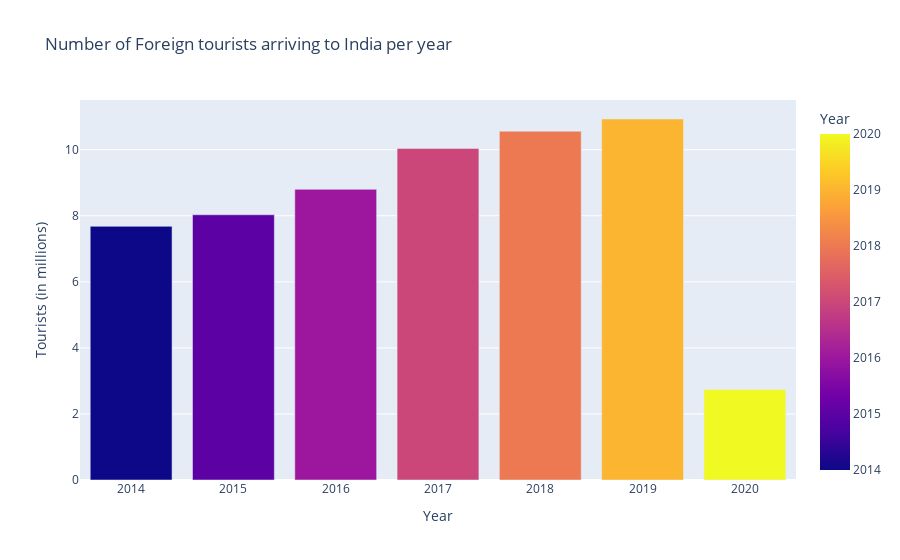

The notebook cell saved with this chart:
### Markdown cell above
### How many tourists visited India each year from 2014 till 2020?

### Code cell
px.bar(general, x="year", y="noftaii",labels={"year":"Year", "noftaii": "Tourists (in millions)"},color="year",orientation="v", hover_name="year",
       color_discrete_sequence=["orange", "red", "green", "blue", "purple"],title="Number of Foreign tourists arriving to India per year")

### Figure 1 — Plotly figure (JSON) as saved in the notebook; plotly's stock layout.template omitted (floating-point values rounded to 4 significant figures)
{"data": [{"alignmentgroup": "True", "hovertemplate": "<b>%{hovertext}</b><br><br>Year=%{marker.color}<br>Tourists (in millions)=%{y}<extra></extra>", "hovertext": [2014, 2015, 2016, 2017, 2018, 2019, 2020], "legendgroup": "", "marker": {"color": [2014, 2015, 2016, 2017, 2018, 2019, 2020], "coloraxis": "coloraxis", "pattern": {"shape": ""}}, "name": "", "offsetgroup": "", "orientation": "v", "showlegend": false, "textposition": "auto", "type": "bar", "x": [2014, 2015, 2016, 2017, 2018, 2019, 2020], "xaxis": "x", "y": [7.68, 8.03, 8.8, 10.04, 10.56, 10.93, 2.74], "yaxis": "y"}], "layout": {"barmode": "relative", "coloraxis": {"colorbar": {"title": {"text": "Year"}}, "colorscale": [[0, "#0d0887"], [0.1111, "#46039f"], [0.2222, "#7201a8"], [0.3333, "#9c179e"], [0.4444, "#bd3786"], [0.5556, "#d8576b"], [0.6667, "#ed7953"], [0.7778, "#fb9f3a"], [0.8889, "#fdca26"], [1, "#f0f921"]]}, "legend": {"tracegroupgap": 0}, "title": {"text": "Number of Foreign tourists arriving to India per year"}, "xaxis": {"anchor": "y", "domain": [0, 1], "title": {"text": "Year"}}, "yaxis": {"anchor": "x", "domain": [0, 1], "title": {"text": "Tourists (in millions)"}}}}
